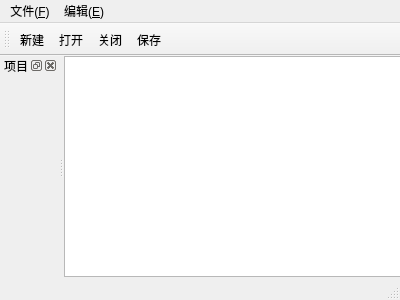
<?xml version="1.0" encoding="UTF-8"?>
<ui version="4.0">
 <class>MainWindow</class>
 <widget class="QMainWindow" name="MainWindow">
  <property name="geometry">
   <rect>
    <x>0</x>
    <y>0</y>
    <width>400</width>
    <height>300</height>
   </rect>
  </property>
  <property name="windowTitle">
   <string>MainWindow</string>
  </property>
  <widget class="QWidget" name="centralWidget">
   <widget class="QTextEdit" name="textEdit">
    <property name="geometry">
     <rect>
      <x>0</x>
      <y>0</y>
      <width>341</width>
      <height>221</height>
     </rect>
    </property>
   </widget>
  </widget>
  <widget class="QMenuBar" name="menuBar">
   <property name="geometry">
    <rect>
     <x>0</x>
     <y>0</y>
     <width>400</width>
     <height>25</height>
    </rect>
   </property>
   <widget class="QMenu" name="menu_F">
    <property name="title">
     <string>文件(&amp;F)</string>
    </property>
    <addaction name="actioncreate"/>
    <addaction name="actionopen"/>
    <addaction name="actionsave"/>
    <addaction name="actionclose"/>
   </widget>
   <widget class="QMenu" name="menu_E">
    <property name="title">
     <string>编辑(&amp;E)</string>
    </property>
    <addaction name="actioncopy"/>
    <addaction name="actionpaste"/>
   </widget>
   <addaction name="menu_F"/>
   <addaction name="menu_E"/>
  </widget>
  <widget class="QToolBar" name="mainToolBar">
   <attribute name="toolBarArea">
    <enum>TopToolBarArea</enum>
   </attribute>
   <attribute name="toolBarBreak">
    <bool>false</bool>
   </attribute>
   <addaction name="actioncreate"/>
   <addaction name="actionopen"/>
   <addaction name="actionclose"/>
   <addaction name="actionsave"/>
  </widget>
  <widget class="QStatusBar" name="statusBar"/>
  <widget class="QDockWidget" name="project">
   <property name="windowTitle">
    <string>项目</string>
   </property>
   <attribute name="dockWidgetArea">
    <number>1</number>
   </attribute>
   <widget class="QWidget" name="dockWidgetContents"/>
  </widget>
  <action name="actioncreate">
   <property name="icon">
    <iconset resource="resource.qrc">
     <normaloff>:/new/prefix1/icon/create.png</normaloff>:/new/prefix1/icon/create.png</iconset>
   </property>
   <property name="text">
    <string>新建</string>
   </property>
  </action>
  <action name="actionopen">
   <property name="icon">
    <iconset resource="resource.qrc">
     <normaloff>:/new/prefix1/icon/open.jpg</normaloff>:/new/prefix1/icon/open.jpg</iconset>
   </property>
   <property name="text">
    <string>打开</string>
   </property>
  </action>
  <action name="actionclose">
   <property name="icon">
    <iconset resource="resource.qrc">
     <normaloff>:/new/prefix1/icon/close.png</normaloff>:/new/prefix1/icon/close.png</iconset>
   </property>
   <property name="text">
    <string>关闭</string>
   </property>
  </action>
  <action name="actionsave">
   <property name="icon">
    <iconset resource="resource.qrc">
     <normaloff>:/new/prefix1/icon/save.png</normaloff>:/new/prefix1/icon/save.png</iconset>
   </property>
   <property name="text">
    <string>保存</string>
   </property>
  </action>
  <action name="actioncopy">
   <property name="text">
    <string>复制</string>
   </property>
  </action>
  <action name="actionpaste">
   <property name="text">
    <string>粘贴</string>
   </property>
  </action>
 </widget>
 <layoutdefault spacing="6" margin="11"/>
 <resources>
  <include location="resource.qrc"/>
 </resources>
 <connections/>
</ui>
